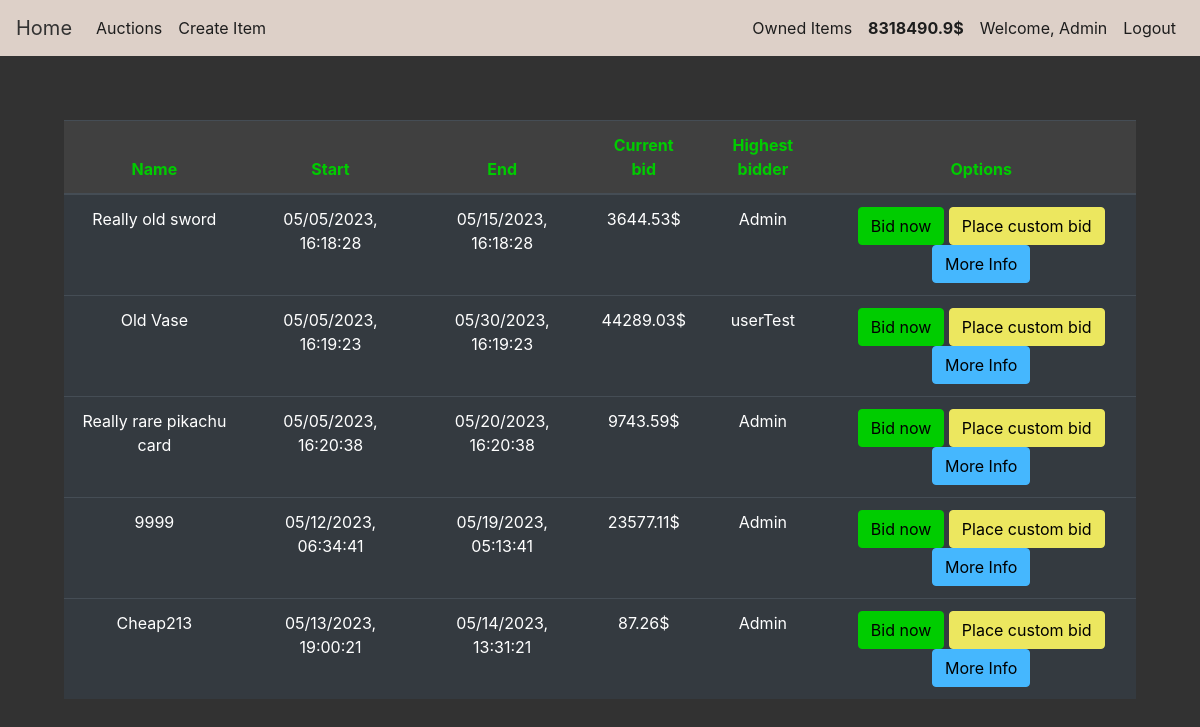
The page /auctions (signed in) on the database as committed earlier.
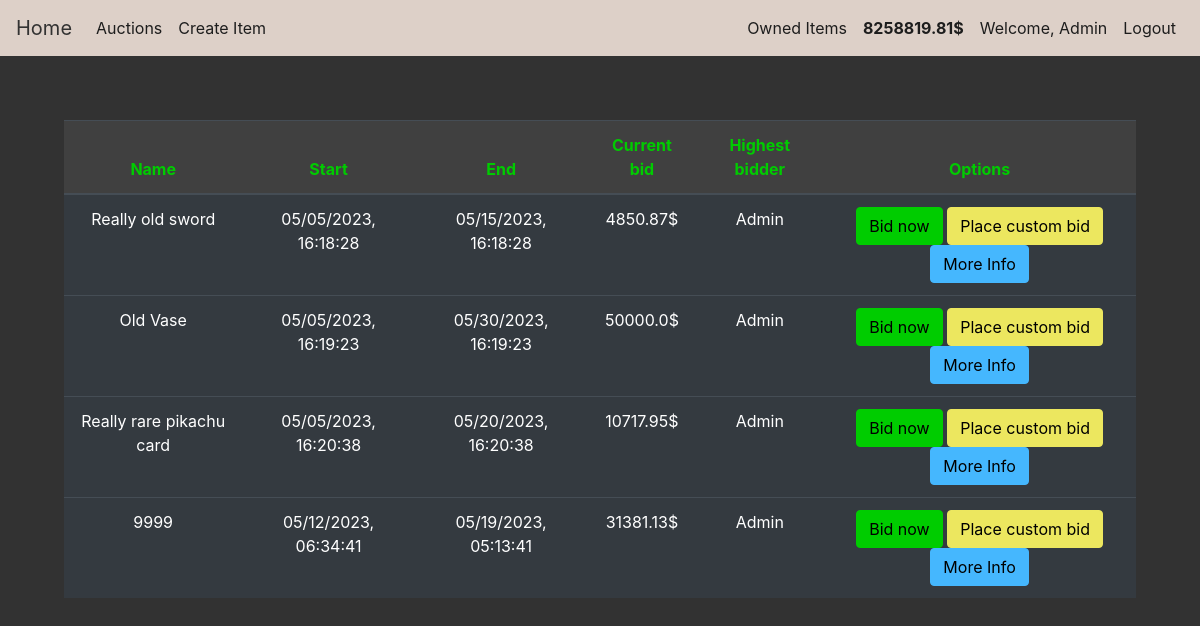
The same page on the database as committed later.
### auction/models.py (models this page shows, shortened)
class User(db.Model,UserMixin):
    id = db.Column(db.Integer(),primary_key=True)
    username = db.Column(db.String(length=50),unique=True,nullable=False)
    email_address = db.Column(db.String(length=255),nullable=False,unique=True)
    password_hash = db.Column(db.String(length=60),nullable=False)
    budget = db.Column(db.Integer(),nullable=False,default=1000)
    items = db.relationship('Item',backref='owned_user',lazy=True)
    @property
    def password(self):
        return self.password
    def show_budget(self):
        return round(self.budget,2)

class Item(db.Model):
    id = db.Column(db.Integer(),primary_key=True)
    name = db.Column(db.String(length=30),nullable=False,unique=True)
    description = db.Column(db.String(length=1024),nullable=False)
    start = db.Column(db.String(length=30),nullable=False)
    end = db.Column(db.String(length=30), nullable=False)
    current_bid = db.Column(db.Float,nullable=False)
    step = db.Column(db.Float,nullable=False)
    seller_id = db.Column(db.Integer())
    bidder_id = db.Column(db.Integer())
    owner = db.Column(db.Integer(),db.ForeignKey('user.id'))
    image = db.Column(db.String(length=255))
    def minimum_next_bid(self):
        return round(self.current_bid * self.step,2)

### auction/routes.py (the view, shortened to what this page needs)
@app.route('/auctions',methods=['GET','POST'])
@login_required
def auction_page():
    bid_form = BidForm()
    custom_bid_form = CustomBidForm()
    if request.method == 'GET':
        items = Item.query.filter_by(owner=None)
        return render_template('auctions.html',items=items,bid_form=bid_form,custom_bid_form=custom_bid_form)

### auction/models.py (called while the page is built)
@login_manager.user_loader
def load_user(user_id):
    return User.query.get(int(user_id))

### auction/templates/auctions.html (shortened to what this page needs)
{% extends 'base.html' %}
{% block content %}
<div class="position-relative overflow-hidden p-3 p-md-5 m-md-3 text-center">
    <table id="tasks-table" class="table table-hover table-dark">
        <thead class="table_head">
            <tr>
                <th scope="col">Name</th>
                <th scope="col">Start</th>
                <th scope="col">End</th>
                <th scope="col">Current bid</th>
                <th scope="col">Highest bidder</th>
                <th scope="col">Options</th>
            </tr>
        </thead>
        <tbody>
            {% for item in items %}
                <tr>
                    <td>{{ item.name }}</td>
                    <td>{{ item.start }}</td>
                    <td>{{ item.end }}</td>
                    <td>{{ item.current_bid }}$</td>
                    <td>{{ item.bidder_id }}</td>
                    <td>
                        <button class="btn btn-outline btn-success" data-toggle="modal"  data-target="#Modal-BidConfirm-{{ item.id }}">Bid now</button>
                        <button class="btn btn-outline btn-danger" data-toggle="modal" data-target="#Modal-CustomBidConfirm-{{ item.id }}">Place custom bid</button>
                        <button class="btn btn-outline btn-info" data-toggle="modal" data-target="#Modal-MoreInfo-{{ item.id }}">More Info</button>
                    </td>
                </tr>
            {% endfor %}
        </tbody>
    </table>
</div>
{% endblock %}

### auction/templates/base.html (shortened to what this page needs)
<!doctype html>
<html lang="en">
   <head>
      <link rel="stylesheet" href="https://cdn.jsdelivr.net/npm/bootstrap@4.5.3/dist/css/bootstrap.min.css">
      <link rel="stylesheet" href="{{ url_for('static', filename='style.css') }}">
   </head>
   <body>
      <nav class="navbar navbar-expand-md navbar-dark bg-dark">
         <a class="navbar-brand" href="{{ url_for('home_page') }}">Home</a>
         <div class="collapse navbar-collapse" id="navbarNav">
            <ul class="navbar-nav mr-auto">
               <li class="nav-item active">
                  <a class="nav-link" href="{{ url_for('auction_page') }}">Auctions <span class="sr-only">(current)</span></a>
               </li>
               {% if current_user.is_authenticated %}
               <li class="nav-item">
                  <a class="nav-link" href="{{ url_for('create_page') }}">Create Item</a>
               </li>
               {% endif %}
            </ul>
            {% if current_user.is_authenticated %}
            <ul class="navbar-nav">
               <li class="nav-item">
                  <a class="nav-link" href="{{ url_for('owned_items_page') }}">Owned Items</a>
               </li>
               <li class="nav-item">
                  <a class="nav-link" style="color: azure;font-weight:bold">
                  {{ current_user.show_budget() }}$
                  </a>
               </li>
               <li class="nav-item">
                  <a class="nav-link">Welcome, {{ current_user.username }}</a>
               </li>
               <li class="nav-item">
                  <a class="nav-link" href="{{ url_for('logout_page') }}">Logout</a>
               </li>
            </ul>
            {% endif %}
         </div>
      </nav>
      {% block content %}
      {% endblock %}
   </body>
</html>

Rows that differ between the two databases and show on the page:
no longer on this page (row edited): Item: name "Cheap213", start "05/13/2023, 19:00:21", end "05/14/2023, 13:31:21", current_bid "87.26", bidder_id "Admin"
changed User "Admin": show_budget "8318490.9" → "8258819.81"
changed Item "Really old sword": current_bid "3644.53" → "4850.87"
changed Item "Old Vase": current_bid "44289.03" → "50000.0"; bidder_id "userTest" → "Admin"
changed Item "Really rare pikachu card": current_bid "9743.59" → "10717.95"
changed Item (number 4 of 4 on the later page): current_bid "23577.11" → "31381.13"
